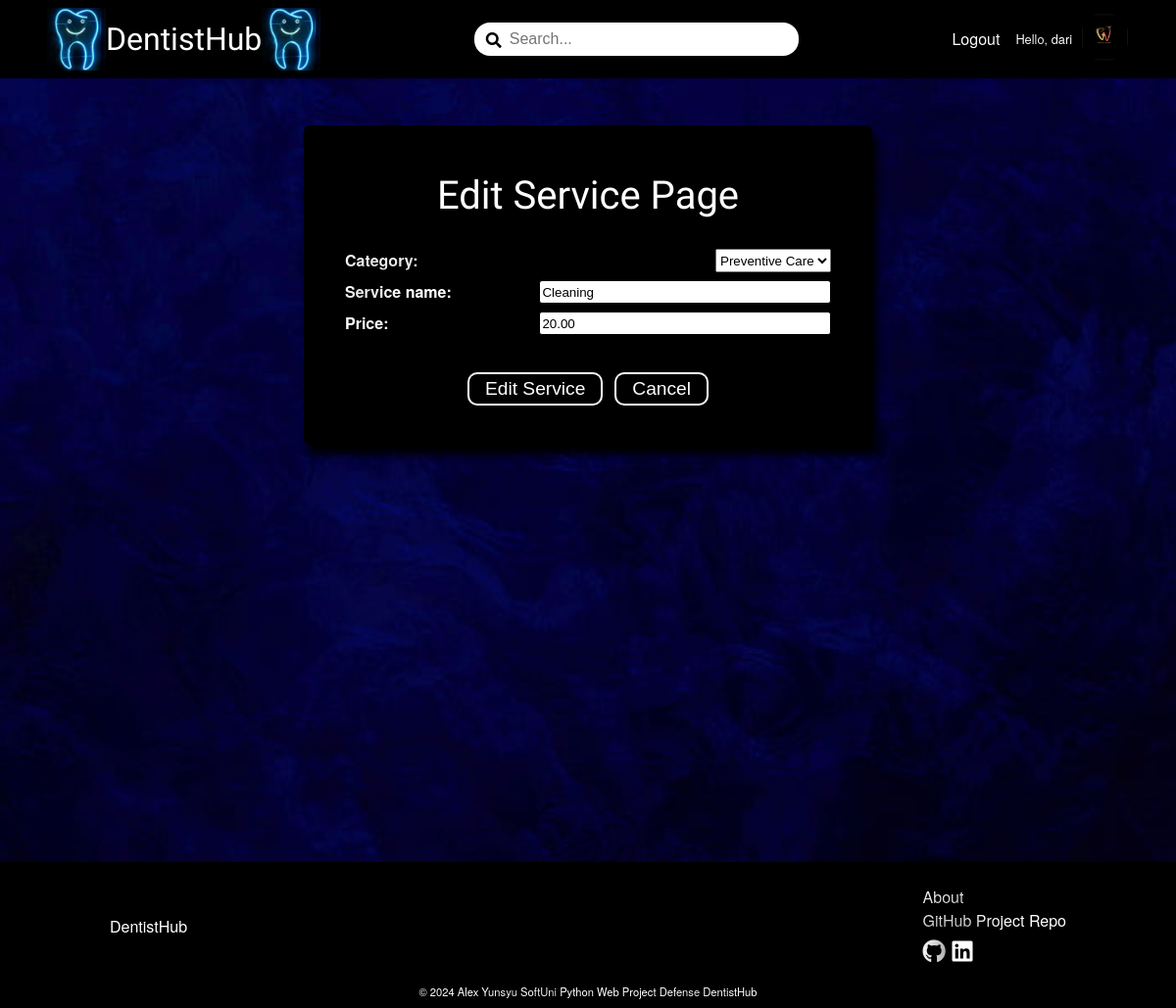
The page /dentistsoffice/dari/service/1/edit/ (signed in) on the database its author committed.
### DentistBook/account/models.py (models this page shows)
class AppUser(AbstractUser):
    MAX_LENGTH_ROLE = 15
    ROLES = (
        ('Client', 'Client'),
        ('Dentistsoffice', 'Dentist'),
    )
    role = models.CharField(
        max_length=MAX_LENGTH_ROLE,
        choices=ROLES,
        blank=True
    )

### DentistBook/dentistsoffice/models.py (models this page shows, shortened)
class DentistsofficeService(models.Model):
    MIN_LENGTH_DENTISTSOFFICE_SERVICE = 3
    MAX_LENGTH_DENTISTSOFFICE_SERVICE = 50
    MAX_DIGITS_PRICE = 5
    DECIMAL_PLACES_PRICE = 2
    MIN_VALUE_PRICE = 0.01
    class Meta:
        verbose_name_plural = 'Dentists office Services'
    service_name = models.CharField(
        max_length=MAX_LENGTH_DENTISTSOFFICE_SERVICE,
        validators=(validators.MinLengthValidator(MIN_LENGTH_DENTISTSOFFICE_SERVICE),),
        null=False,
        blank=False
    )
    price = models.DecimalField(
        max_digits=MAX_DIGITS_PRICE,
        decimal_places=DECIMAL_PLACES_PRICE,
        validators=(validators.MinValueValidator(MIN_VALUE_PRICE),),
        null=False,
        blank=False
    )
    category = models.ForeignKey(
        ServiceCategory,
        on_delete=models.CASCADE,
    )
    dentistsoffice = models.ForeignKey(
        DentistsofficeProfile,
        on_delete=models.CASCADE,
    )

### DentistBook/dentistsoffice/views.py (the view, shortened to what this page needs)
# urls.py: path('<int:pk>/edit/', EditDentistsofficeServiceView.as_view(), name='edit-service'),
class EditDentistsofficeServiceView(auth_mixins.LoginRequiredMixin, auth_mixins.UserPassesTestMixin, views.UpdateView):
    model = DentistsofficeService
    template_name = 'services/edit-service.html'
    fields = ['category', 'service_name', 'price']
    def test_func(self):
        dentist = self.get_object()
        return dentist.dentistsoffice.user == self.request.user

### DentistBook/common/templatetags/custom_filters.py (called while the page is built)
@register.filter
def get_role(user):
    return user.role if user.is_authenticated else ''

### DentistBook/dentistsoffice/models.py (called while the page is built)
    def __str__(self):
        return self.category_name

### DentistBook/dentistsoffice/templates/services/edit-service.html (shortened to what this page needs)
{% extends 'base.html' %}
{% load static %}
{% block content %}
    <div class="wall-picture-container">
        <div class="main-form-container">
            <div class="form-container">
                <h1>Edit Service Page</h1>
                <form action="{% url 'edit-service' slug=object.dentistsoffice.slug pk=object.pk %}" method="post">
                    {{ form.as_p }}
                    <div class="form-buttons">
                        <button>Edit Service</button>
                        <button type="button"><a href="{% url 'service-details' slug=object.dentistsoffice.slug pk=object.pk %}">Cancel</a></button>
                    </div>
                </form>
            </div>
        </div>
        <img src="{% static 'images/website_photos/white-wall.jpg' %}" alt="white-wall" class="white-wall-picture">
    </div>
{% endblock %}

### templates/header.html (shortened to what this page needs)
{% load custom_filters %}
{% load static %}
<div class="home-logo">
    <a href="{% url 'home-page' %}">
        <img src="{% static 'images/dentistsoffice-pole.jpg' %}" alt="dentistsoffice-pole">
        <span>DentistHub</span>
        <img src="{% static 'images/dentistsoffice-pole.jpg' %}" alt="dentistsoffice-pole">
    </a>
</div>
<div class="search-field">
    <span><i class="fas fa-search"></i></span>
    <input type="text" id="search-input" placeholder="Search...">
</div>
<nav class="header-nav-links">
    <ul role="list">
        {% if not request.user.is_authenticated %}
            <li class="nav-item"><a href="{% url 'register-page' %}">Register</a></li>
            <li class="nav-item"><a href="{% url 'login-page' %}">Login</a></li>
        {% else %}
            <li class="nav-item"><a href="{% url 'logout-page' %}">Logout</a></li>
            {% if request.user|get_role == 'Client' %}
                <li class="nav-item nav-profile">
                    <a href="{% url 'client-details' %}">Hello, {{ request.user }}</a>
                    <a href="{% url 'client-details' %}">
                        {% if request.user.clientprofile.profile_picture %}
                            <img src="{{ request.user.clientprofile.profile_picture.url }}" alt="profile-picture-thumbnail" class="profile-picture-thumbnail">
                        {% else %}
                            <img src="{% static 'images/client-default-profile-picture.jpg' %}" alt="default_profile_picture" class="profile-picture-thumbnail">
                        {% endif %}
                    </a>
                </li>
            {% else %}
                <li class="nav-item nav-profile">
                    <a href="{% url 'dentistsoffice-details' slug=request.user.dentistsofficeprofile.slug %}">Hello, {{ request.user }}</a>
                    <a href="{% url 'dentistsoffice-details' slug=request.user.dentistsofficeprofile.slug %}">
                        {% if request.user.dentistsofficeprofile.dentistsoffice_picture %}
                            <img src="{{ request.user.dentistsofficeprofile.dentistsoffice_picture.url }}" alt="dentistsoffice-profile-picture-thumbnail" class="profile-picture-thumbnail">
                        {% else %}
                            <img src="{% static 'images/dentistsoffice-default-profile-picture.jpg' %}" alt="dentistsoffice-default_profile_picture" class="profile-picture-thumbnail">
                        {% endif %}
                    </a>
                </li>
            {% endif %}
        {% endif %}
    </ul>
</nav>

### static/css/styles.css (style rules this page uses)
:root { --button-brown: #370511; }
*, *::before, *::after { box-sizing: border-box; }
body, h1, h2, h3, h4, h5, h6, p, figure, blockquote, dl, dd { margin: 0; }
h1, h2, h3, h4, h5, h6, b, li, p { color: white; text-shadow: -10px -10px 30px rgba(0, 0, 0, 0.9), 10px -10px 30px rgba(0, 0, 0, 0.9), -10px 10px 30px rgba(0, 0, 0, 0.9), 10px 10px 30px rgba(0, 0, 0, 0.9); }
body { color: white; background-image: url('../images/website_photos/background.jpg'); background-size: cover; background-position: center; background-repeat: no-repeat; }
ul[role='list'], ol[role='list'] { list-style: none; padding: 0; margin: 0; }
a { text-decoration: none; color: inherit; }
body { font-family: 'Helvetica Neue', Arial, sans-serif; line-height: 1.5; height: 100% }
main h1 { font-family: Rye, sans-serif; font-size: 3rem; }
header nav ul { display: flex; flex-direction: row; gap: 1rem; align-items: center; }
header a { color: white; }
.home-logo a { display: flex; flex-direction: row; align-items: center; font-size: 2rem; font-family: Rye, sans-serif; font-weight: 500; }
.home-logo img { width: 60px; }
.search-field { position: relative; width: 30%; }
.search-field span { position: absolute; top: 6px; left: 12px; color: black; z-index: 1; }
.search-field input { padding: 0.5rem 2.25rem; width: 100%; border-radius: 16px; border: none; font-size: 1rem; }
ul { list-style: none; }
a { text-decoration: none; }
button { font-size: 1rem; background: black; color: white; margin: 8px; padding: 4px 16px; border-radius: 8px; border: none; cursor: pointer; transition: transform 0.3s, color 0.3s, box-shadow 0.3s; box-shadow: 0 0 0 2px white; }
.main-form-container { margin: 3rem; display: flex; flex-direction: column; justify-content: center; align-items: center; }
.form-container { background: rgb(0, 0, 0); display: flex; flex-direction: column; width: 580px; border: 2px solid black; border-radius: 6px; padding: 2rem; box-shadow: 5px 10px 8px #000000; }
.form-container h1 { font-size: 2.5rem; text-align: center; margin-bottom: 0.5rem; }
.form-container form p { display: flex; flex-direction: row; justify-content: space-between; margin: 0.5rem; }
.form-container form input, .form-container form textarea { width: 60%; border: 1px solid black; border-radius: 3px; }
.form-container form label { font-weight: bold; }
.form-buttons { margin-top: 2rem; display: flex; flex-direction: row; justify-content: center; }
.form-buttons button { font-size: 1.2rem; }
.profile-picture-thumbnail { width: 50px; height: 50px; object-fit: cover; overflow: hidden; border-radius: 50%; }
.nav-profile { display: flex; flex-direction: row; align-items: center; font-size: 0.8rem; gap: 8px; }
h1, h2, h3, h4, h5, h6 { font-family: 'Helvetica Neue', Arial, sans-serif; font-weight: 500; padding: 0.5rem 0; }
.wall-picture-container { position: relative; width: 100%; min-height: 100vh; overflow: hidden; }
.white-wall-picture { position: absolute; top: 0; left: 0; width: 100%; object-fit: cover; z-index: -1; }

### rows shown on the page
AppUser: user "dari"
DentistsofficeService: category "Preventive Care", service_name "Cleaning", price "20.00"
